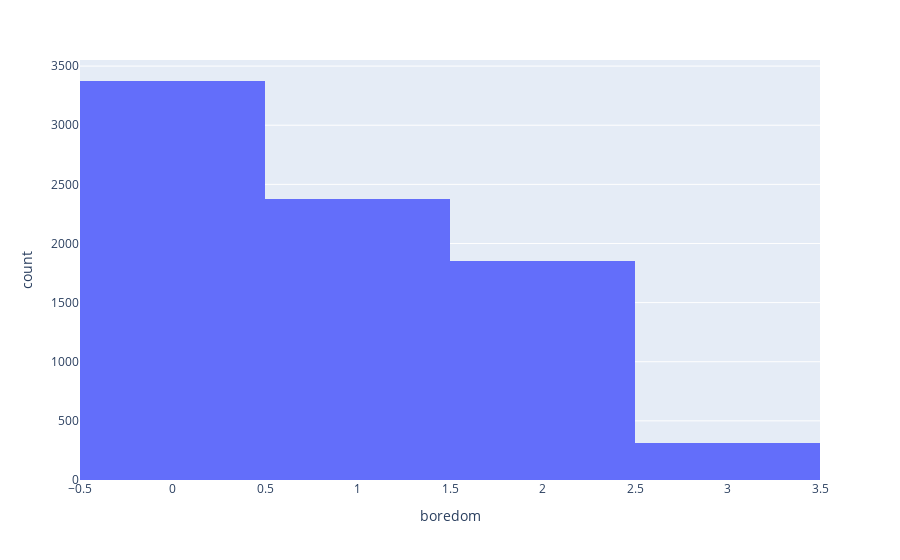

Source (notebook cell):
### Markdown cell above
## Plotting distributions

### Code cell
px.histogram(df_continous,'boredom')

### Figure 1 — Plotly figure (JSON) as saved in the notebook; plotly's stock layout.template omitted (floating-point values rounded to 4 significant figures; data arrays with more than 128 entries replaced by an {"elided": "..."} marker saying what was removed)
{"data": [{"bingroup": "x", "hovertemplate": "boredom=%{x}<br>count=%{y}<extra></extra>", "legendgroup": "", "marker": {"color": "#636efa", "pattern": {"shape": ""}}, "name": "", "orientation": "v", "showlegend": false, "type": "histogram", "x": {"elided": "7919 int values"}, "xaxis": "x", "yaxis": "y"}], "layout": {"barmode": "relative", "legend": {"tracegroupgap": 0}, "margin": {"t": 60}, "xaxis": {"anchor": "y", "domain": [0, 1], "title": {"text": "boredom"}}, "yaxis": {"anchor": "x", "domain": [0, 1], "title": {"text": "count"}}}}
